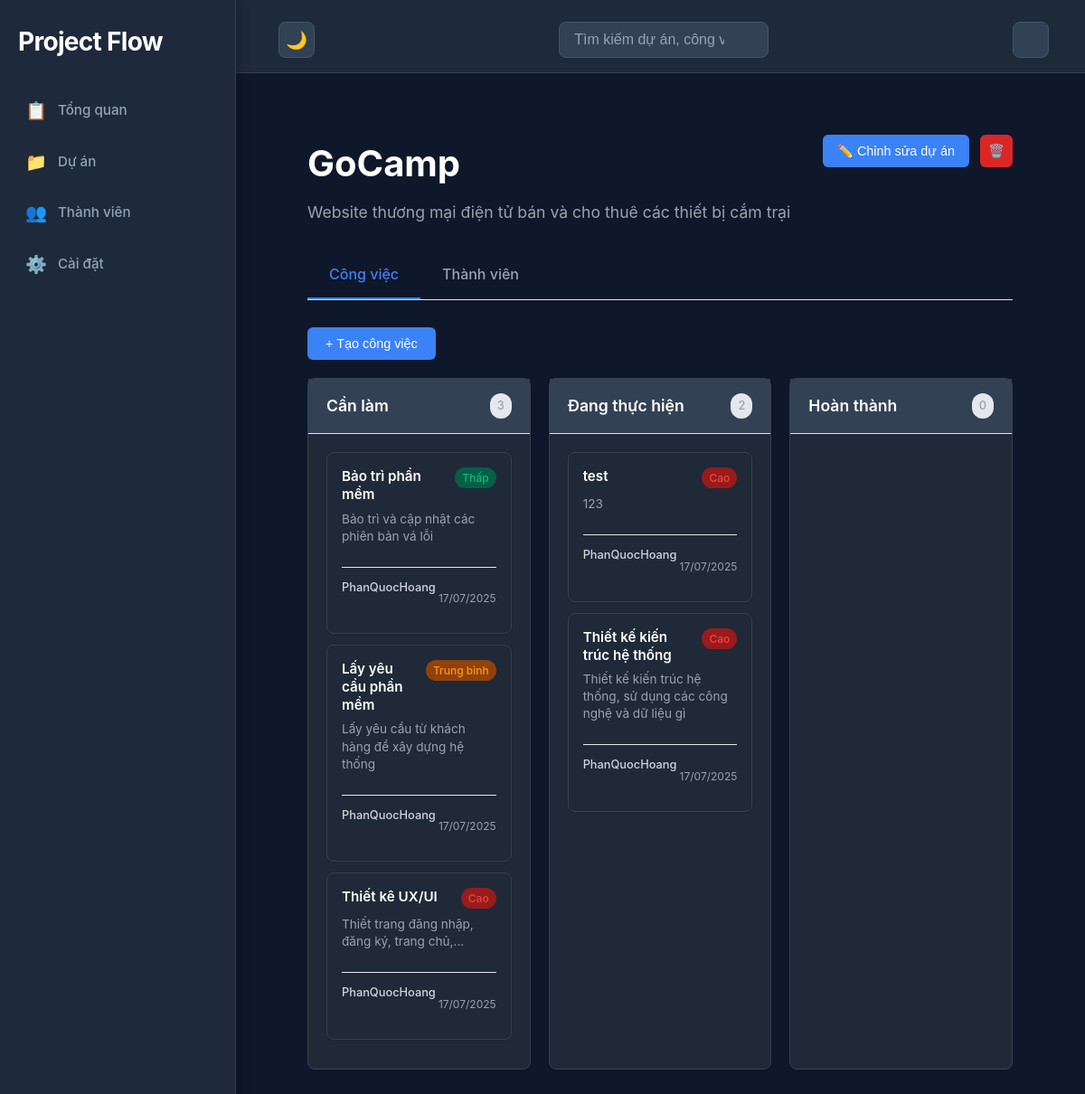
Screenshot of /dashboard/projects/8/ (signed in) with the database file from the repository.
### dashboard/models.py (models this page shows)
class Project(models.Model):
    id = models.AutoField(primary_key=True)
    name = models.CharField(max_length=255)
    description = models.TextField()
    status = models.CharField(
        max_length=20,
        choices=ProjectStatus.choices,
        default=ProjectStatus.ACTIVE
    )
    created_at = models.DateTimeField(auto_now_add=True)
    updated_at = models.DateTimeField(auto_now=True)
    archived_at = models.DateTimeField(null=True, blank=True)
    owner = models.ForeignKey(
        User,
        on_delete=models.CASCADE,
        related_name='owned_projects'
    )
    class Meta:
        db_table = 'projects'

class Task(models.Model):
    id = models.AutoField(primary_key=True)
    title = models.CharField(max_length=255)
    description = models.TextField()
    status = models.CharField(
        max_length=20,
        choices=TaskStatus.choices,
        default=TaskStatus.TODO
    )
    priority = models.CharField(
        max_length=20,
        choices=TaskPriority.choices,
        default=TaskPriority.MEDIUM
    )
    created_at = models.DateTimeField(auto_now_add=True)
    updated_at = models.DateTimeField(auto_now=True)
    project = models.ForeignKey(
        Project,
        on_delete=models.CASCADE,
        related_name='tasks'
    )
    assignee = models.ForeignKey(
        User,
        null=True,
        blank=True,
        on_delete=models.SET_NULL,
        related_name='tasks'
    )
    class Meta:
        db_table = 'tasks'

### users/models.py (models this page shows)
class User(AbstractUser):
    last_active = models.DateTimeField(default=timezone.now)
    created_at = models.DateTimeField(auto_now_add=True)
    updated_at = models.DateTimeField(auto_now=True)
    class Meta:
        db_table = 'users'

### dashboard/views.py (the view)
# urls.py: path('projects/<int:project_id>/', views.view_project_detail, name='view_project_detail'),
@login_required(login_url="login")
def view_project_detail(request, project_id):
    project = get_object_or_404(Project, id=project_id)
    user_member = get_user_project_access(request.user, project)
    if not user_member:
        messages.error(request, 'Bạn không có quyền truy cập dự án này.')
        return redirect('view_projects')
    tasks = Task.objects.filter(project=project).order_by('-created_at')
    todo_count = tasks.filter(status='TODO').count()
    in_progress_count = tasks.filter(status='IN_PROGRESS').count()
    done_count = tasks.filter(status='DONE').count()
    members = project.members.select_related('user').all()
    context = {
        'project': project,
        'tasks': tasks,
        'todo_count': todo_count,
        'in_progress_count': in_progress_count,
        'done_count': done_count,
        'user_role': user_member.role,
        'can_edit': user_member.role in [MemberRole.OWNER, MemberRole.ADMIN],
        'members': members,
    }
    return render(request, 'dashboard/project_detail.html', context)

### dashboard/views.py (called while the page is built)
def get_user_project_access(user, project):
    if project.owner == user:
        user_member, created = ProjectMember.objects.get_or_create(
            user=user,
            project=project,
            defaults={'role': MemberRole.OWNER}
        )
        return user_member
    else:
        return ProjectMember.objects.filter(user=user, project=project).first()

### templates/dashboard/project_detail.html (shortened to what this page needs)
{% extends "dashboard/base.html" %}
{% block include_header %}
<link rel="stylesheet" href="/static/dashboard/project.css">
{% endblock %}
{% block container %}
<div class="project-detail-container">
  <div class="project-header">
    <div class="project-info">
      <h1 class="project-title">{{ project.name }}</h1>
      <div class="project-desc">{{ project.description }}</div>
    </div>
    <div class="project-actions">
      {% if can_edit %}
        <button class="btn btn-edit" onclick="showEditProjectModal()">✏️ Chỉnh sửa dự án</button>
        <button class="btn btn-delete" onclick="showDeleteProjectModal()">🗑️</button>
      {% endif %}
    </div>
  </div>
  <div class="tabs">
    <div class="tab active" onclick="showTab('tasks')">Công việc</div>
    <div class="tab" onclick="showTab('members')">Thành viên</div>
  </div>
  <div class="tab-content" id="tasks-tab">
    <div class="task-header">
      <button class="btn btn-add-task" onclick="showCreateTaskModal()">+ Tạo công việc</button>
    </div>
    <div class="task-columns">
      <div class="task-column">
        <div class="column-header">
          <h3>Cần làm</h3>
          <span class="task-count">{{ todo_count }}</span>
        </div>
        <div class="column-content" id="todo-column">
          {% for task in tasks %}
            {% if task.status == 'TODO' %}
              <div class="task-card" data-task-id="{{ task.id }}">
                <div class="task-header">
                  <h4 class="task-title">{{ task.title }}</h4>
                  <span class="task-priority priority-{{ task.priority|lower }}">
                    {% if task.priority == 'HIGH' %}Cao{% elif task.priority == 'MEDIUM' %}Trung bình{% else %}Thấp{% endif %}
                  </span>
                </div>
                {% if task.description %}
                  <p class="task-description">{{ task.description|truncatewords:20 }}</p>
                {% endif %}
                <div class="task-footer">
                  <div class="task-assignee">
                    {% if task.assignee %}
                      <span class="assignee-name">{{ task.assignee.username }}</span>
                    {% else %}
                      <span class="assignee-name">Chưa gán</span>
                    {% endif %}
                  </div>
                  <div class="task-date">{{ task.created_at|date:"d/m/Y" }}</div>
                </div>
              </div>
            {% endif %}
          {% empty %}
            <div class="no-tasks">Không có công việc nào</div>
          {% endfor %}
        </div>
      </div>
      <div class="task-column">
        <div class="column-header">
          <h3>Đang thực hiện</h3>
          <span class="task-count">{{ in_progress_count }}</span>
        </div>
        <div class="column-content" id="in-progress-column">
          {% for task in tasks %}
            {% if task.status == 'IN_PROGRESS' %}
              <div class="task-card" data-task-id="{{ task.id }}">
                <div class="task-header">
                  <h4 class="task-title">{{ task.title }}</h4>
                  <span class="task-priority priority-{{ task.priority|lower }}">
                    {% if task.priority == 'HIGH' %}Cao{% elif task.priority == 'MEDIUM' %}Trung bình{% else %}Thấp{% endif %}
                  </span>
                </div>
                {% if task.description %}
                  <p class="task-description">{{ task.description|truncatewords:20 }}</p>
                {% endif %}
                <div class="task-footer">
                  <div class="task-assignee">
                    {% if task.assignee %}
                      <span class="assignee-name">{{ task.assignee.username }}</span>
                    {% else %}
                      <span class="assignee-name">Chưa gán</span>
                    {% endif %}
                  </div>
                  <div class="task-date">{{ task.created_at|date:"d/m/Y" }}</div>
                </div>
              </div>
            {% endif %}
          {% empty %}
            <div class="no-tasks">Không có công việc nào</div>
          {% endfor %}
        </div>
      </div>
      <div class="task-column">
        <div class="column-header">
          <h3>Hoàn thành</h3>
          <span class="task-count">{{ done_count }}</span>
        </div>
        <div class="column-content" id="done-column">
        </div>
      </div>
    </div>
  </div>
</div>
{% endblock %}

### static/dashboard/frame.css (style rules this page uses)
.task-columns { display: flex; justify-content: space-between; gap: 20px; margin-top: 20px; }

### static/dashboard/project.css (style rules this page uses)
.project-detail-container { max-width: 1200px; margin: 0 auto; padding: 20px; color: #ffffff; }
.project-header { display: flex; justify-content: space-between; align-items: flex-start; margin-bottom: 30px; }
.project-info { flex: 1; }
.project-title { font-size: 2.5rem; font-weight: 700; color: #ffffff; margin: 0 0 8px 0; }
.project-desc { color: #9ca3af; font-size: 1.1rem; margin: 0; }
.project-actions { display: flex; gap: 12px; }
.btn { padding: 8px 16px; border: none; border-radius: 6px; cursor: pointer; font-size: 0.9rem; transition: all 0.2s; font-weight: 500; }
.btn-edit { background: #3b82f6; color: #ffffff; }
.btn-delete { background: #dc2626; color: #ffffff; width: 36px; height: 36px; display: flex; align-items: center; justify-content: center; padding: 0; }
.tabs { display: flex; border-bottom: 1px solid #e5e7eb; margin-bottom: 30px; }
.tab { padding: 12px 24px; cursor: pointer; border-bottom: 2px solid transparent; color: #9ca3af; font-weight: 500; transition: all 0.2s; }
.tab.active { color: #3b82f6; border-bottom-color: #3b82f6; }
.tab-content { display: block; }
.task-header { display: flex; justify-content: flex-end; margin-bottom: 20px; }
.btn-add-task { background: #3b82f6; color: #ffffff; padding: 10px 20px; border: none; border-radius: 6px; cursor: pointer; font-weight: 500; transition: background-color 0.2s; }
.task-columns { display: grid; grid-template-columns: repeat(3, 1fr); gap: 20px; }
.task-column { background: #1f2937; border: 1px solid #374151; border-radius: 8px; padding: 0; min-height: 400px; box-shadow: 0 1px 3px rgba(0, 0, 0, 0.1); }
.column-header { display: flex; justify-content: space-between; align-items: center; padding: 16px 20px; border-bottom: 1px solid #e5e7eb; background: #334155; }
.column-header h3 { margin: 0; font-size: 1.1rem; font-weight: 600; color: #ffffff; }
.task-count { background: #e5e7eb; color: #9ca3af; padding: 4px 8px; border-radius: 12px; font-size: 0.8rem; font-weight: 500; }
.column-content { padding: 20px; }
.task-card { background: #1f2937; border: 1px solid #374151; border-radius: 8px; padding: 16px; margin-bottom: 12px; cursor: pointer; transition: all 0.2s; box-shadow: 0 1px 3px rgba(0, 0, 0, 0.1); }
.task-header { display: flex; justify-content: space-between; align-items: flex-start; margin-bottom: 8px; }
.task-title { color: #ffffff; font-size: 0.95rem; font-weight: 600; margin: 0; flex: 1; margin-right: 8px; line-height: 1.3; }
.task-priority { font-size: 0.75rem; padding: 2px 8px; border-radius: 12px; font-weight: 500; white-space: nowrap; }
.priority-low { background: #065f46; color: #10b981; }
.priority-medium { background: #92400e; color: #f59e0b; }
.priority-high { background: #991b1b; color: #ef4444; }
.task-description { color: #9ca3af; font-size: 0.85rem; margin: 8px 0; line-height: 1.4; }
.task-footer { display: flex; justify-content: space-between; align-items: center; margin-top: 12px; padding-top: 12px; border-top: 1px solid #e5e7eb; }
.task-assignee { display: flex; align-items: center; }
.assignee-name { color: #9ca3af; font-size: 0.8rem; font-weight: 500; }
.task-date { color: #9ca3af; font-size: 0.75rem; }
.task-description, .task-assignee { margin-bottom: 24px; }
.assignee-name { color: #d1d5db; font-weight: 500; }

### rows the page displays
Project: name "GoCamp", description "Website thương mại điện tử bán và cho thuê các thiết bị cắm trại"
Task: title "Bảo trì phần mềm", priority "Thấp", description "Bảo trì và cập nhật các phiên bản vá lỗi", assignee.username "PhanQuocHoang", created_at "17/07/2025"
Task: title "Lấy yêu cầu phần mềm", priority "Trung bình", description "Lấy yêu cầu từ khách hàng để xây dựng hệ thống", assignee.username "PhanQuocHoang", created_at "17/07/2025"
Task: title "Thiết kê UX/UI", priority "Cao", description "Thiết trang đăng nhập, đăng ký, trang chủ,...", assignee.username "PhanQuocHoang", created_at "17/07/2025"
Task: title "test", priority "Cao", description "123", assignee.username "PhanQuocHoang", created_at "17/07/2025"
Task: title "Thiết kế kiến trúc hệ thống", priority "Cao", description "Thiết kế kiến trúc hệ thống, sử dụng các công nghệ và dữ liệu gì", assignee.username "PhanQuocHoang", created_at "17/07/2025"

### other values shown
{{ todo_count }} "3"
{{ in_progress_count }} "2"
{{ done_count }} "0"
